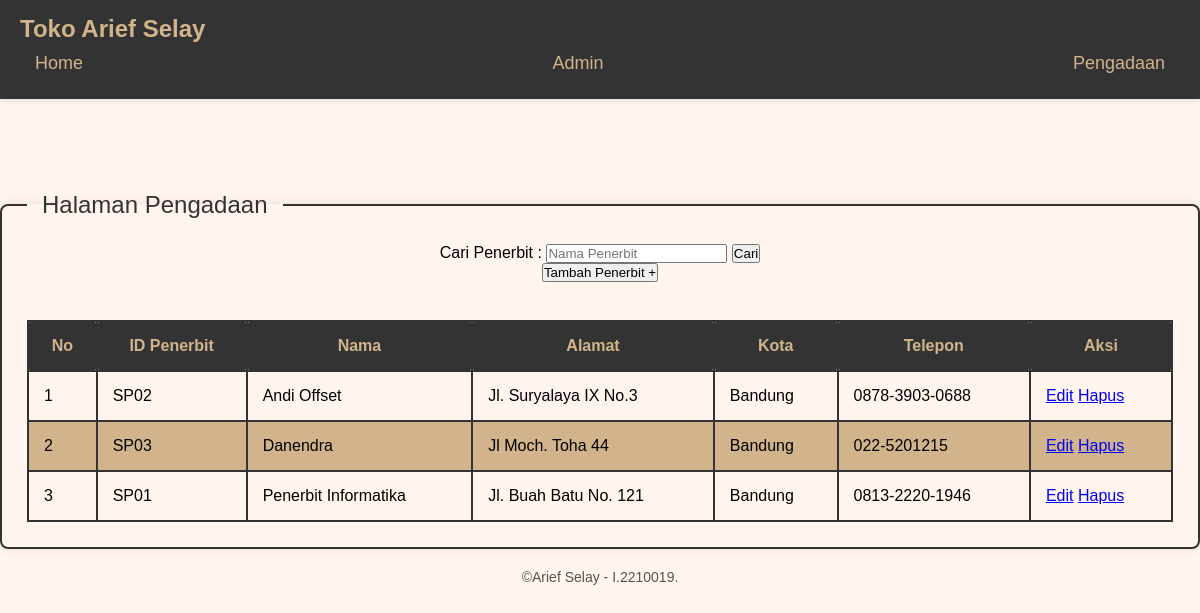
Screenshot of /pengadaan.php with the database file from the repository.
### tables this page shows
CREATE TABLE `tb_penerbit` (
  `ID_penerbit` varchar(25) NOT NULL,
  `nama` varchar(50) NOT NULL,
  `alamat` varchar(50) NOT NULL,
  `kota` varchar(20) NOT NULL,
  `telpon` varchar(20) NOT NULL
);

### pengadaan.php (the view, shortened to what this page needs)
<!DOCTYPE html>
<html lang="en">
<head>
    <link rel="stylesheet" href="css/form.css">
</head>
<body>
<nav class="navbar">
        <h1>Toko Arief Selay</h1>
        <div class="navbar-nav">
            <a href="index.php">Home</a>
            <a href="admin.php">Admin</a>
            <a href="pengadaan.php">Pengadaan</a>
        </div>
    </nav>
    <br><br><br><br>
        <fieldset>
            <legend>Halaman Pengadaan</legend>
            <center>
            <form method="GET" action="pengadaan.php" class="search">
                <label>Cari Penerbit : </label>
                <input type="text" name="kata_cari" placeholder="Nama Penerbit" value="<?php if (isset($_GET['kata_cari'])) {
                    echo
                        $_GET['kata_cari'];
                } ?>" />
                <button type="submit">Cari</button>
            </form>
            <button type="reset" onclick="window.location.href='form/add_penerbit_form.php'">Tambah Penerbit +</button>
            </center>
            <br>
            <table border="1" width="100%" cellpadding="5" class="left">
                <tr class="center">
                    <th>No</th>
                    <th>ID Penerbit</th>
                    <th>Nama</th>
                    <th>Alamat</th>
                    <th>Kota</th>
                    <th>Telepon</th>
                    <th>Aksi</th>
                </tr>
                <?php
                include 'proses/connection.php';
                $query = "SELECT * FROM tb_penerbit ORDER BY nama ASC";
                $no = 1;
                $data = mysqli_query($koneksi, $query);
                while($fetch = mysqli_fetch_array($data)){
                    ?>
                    <tr>
                        <td><?php echo $no++; ?></td>
                        <td><?php echo $fetch['ID_penerbit']; ?></td>
                        <td><?php echo $fetch['nama']; ?></td>
                        <td><?php echo $fetch['alamat']; ?></td>
                        <td><?php echo $fetch['kota']; ?></td>
                        <td><?php echo $fetch['telpon']; ?></td>
                        <td>
                            <a href="form/edit_penerbit.php?ID_penerbit=<?php echo $fetch['ID_penerbit']; ?>">Edit</a>
                            <a href="proses/delete_penerbit.php?ID_penerbit=<?php echo $fetch['ID_penerbit']; ?>" onclick="return confirm('Apakah Anda yakin ingin menghapus data Penerbit?')">Hapus</a>
                            </td>
                    </tr>
                    <?php
                }
                ?>
            </table>
        </fieldset>
    <footer>
        <p>&copy;Arief Selay - I.2210019.</p>
    </footer>
</body>
</html>

### css/form.css (style rules this page uses)
* { margin: 0; padding: 0; box-sizing: border-box; font-family: "Poppins", sans-serif; }
body { background: seashell; }
nav { background-color: #333; padding: 15px 20px; box-shadow: 0px 2px 5px rgba(0, 0, 0, 0.1); }
nav h1 { font-size: 24px; margin: 0; color: tan; }
nav .navbar-nav { display: flex; justify-content: space-between; align-items: center; }
nav a { text-decoration: none; color: tan; font-size: 18px; padding: 10px 15px; border-radius: 5px; transition: background-color 0.3s, color 0.3s; }
fieldset { border: 2px solid #333; padding: 25px; margin-top: 20px; border-radius: 8px; box-shadow: 0 0 10px rgba(0, 0, 0, 0.1); }
legend { font-size: 24px; padding: 0 15px; color: #333; }
table { width: 100%; border-collapse: collapse; margin-top: 20px; }
table th, table td { border: 2px solid #333; padding: 15px; }
table th { background-color: #333; color: tan; border-radius: 5px; }
table tr:nth-child(odd) { background-color: tan; }
footer { text-align: center; margin-top: 20px; }
footer p { font-size: 14px; color: #555; }

### rows the page displays
tb_penerbit: ID_penerbit "SP02", nama "Andi Offset", alamat "Jl. Suryalaya IX No.3", kota "Bandung", telpon "0878-3903-0688"
tb_penerbit: ID_penerbit "SP03", nama "Danendra", alamat "Jl Moch. Toha 44", kota "Bandung", telpon "022-5201215"
tb_penerbit: ID_penerbit "SP01", nama "Penerbit Informatika", alamat "Jl. Buah Batu No. 121", kota "Bandung", telpon "0813-2220-1946"
